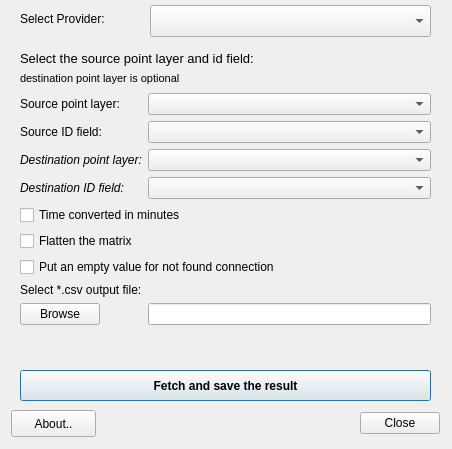
<?xml version="1.0" encoding="UTF-8"?>
<ui version="4.0">
 <class>OSRMTableDialog</class>
 <widget class="QDialog" name="OSRMTableDialog">
  <property name="geometry">
   <rect>
    <x>0</x>
    <y>0</y>
    <width>452</width>
    <height>449</height>
   </rect>
  </property>
  <property name="windowTitle">
   <string>OSRM: Get a time-distance matrix with OSRM</string>
  </property>
  <widget class="QPushButton" name="pushButton_fetch">
   <property name="geometry">
    <rect>
     <x>20</x>
     <y>370</y>
     <width>411</width>
     <height>31</height>
    </rect>
   </property>
   <property name="font">
    <font>
     <pointsize>9</pointsize>
     <weight>75</weight>
     <bold>true</bold>
    </font>
   </property>
   <property name="text">
    <string>Fetch and save the result</string>
   </property>
  </widget>
  <widget class="QPushButton" name="pushButton_about">
   <property name="geometry">
    <rect>
     <x>11</x>
     <y>410</y>
     <width>85</width>
     <height>27</height>
    </rect>
   </property>
   <property name="text">
    <string>About..</string>
   </property>
  </widget>
  <widget class="QDialogButtonBox" name="close_button_box">
   <property name="geometry">
    <rect>
     <x>350</x>
     <y>410</y>
     <width>90</width>
     <height>27</height>
    </rect>
   </property>
   <property name="orientation">
    <enum>Qt::Horizontal</enum>
   </property>
   <property name="standardButtons">
    <set>QDialogButtonBox::Close</set>
   </property>
  </widget>
  <widget class="QWidget" name="layoutWidget">
   <property name="geometry">
    <rect>
     <x>20</x>
     <y>93</y>
     <width>411</width>
     <height>271</height>
    </rect>
   </property>
   <layout class="QFormLayout" name="formLayout">
    <property name="fieldGrowthPolicy">
     <enum>QFormLayout::AllNonFixedFieldsGrow</enum>
    </property>
    <item row="1" column="0">
     <widget class="QLabel" name="label_3">
      <property name="font">
       <font>
        <family>Arial</family>
        <pointsize>9</pointsize>
       </font>
      </property>
      <property name="text">
       <string>Source point layer:</string>
      </property>
     </widget>
    </item>
    <item row="1" column="1">
     <widget class="QgsMapLayerComboBox" name="comboBox_layer"/>
    </item>
    <item row="2" column="0">
     <widget class="QLabel" name="label_5">
      <property name="font">
       <font>
        <family>Arial</family>
        <pointsize>9</pointsize>
       </font>
      </property>
      <property name="text">
       <string>Source ID field:</string>
      </property>
     </widget>
    </item>
    <item row="2" column="1">
     <widget class="QgsFieldComboBox" name="comboBox_idfield"/>
    </item>
    <item row="4" column="0">
     <widget class="QLabel" name="label_6">
      <property name="font">
       <font>
        <family>Arial</family>
        <pointsize>9</pointsize>
        <italic>true</italic>
       </font>
      </property>
      <property name="text">
       <string>Destination point layer:</string>
      </property>
     </widget>
    </item>
    <item row="4" column="1">
     <widget class="QgsMapLayerComboBox" name="comboBox_layer_2"/>
    </item>
    <item row="5" column="0">
     <widget class="QLabel" name="label_7">
      <property name="font">
       <font>
        <family>Arial</family>
        <pointsize>9</pointsize>
        <italic>true</italic>
       </font>
      </property>
      <property name="text">
       <string>Destination ID field:</string>
      </property>
     </widget>
    </item>
    <item row="5" column="1">
     <widget class="QgsFieldComboBox" name="comboBox_idfield_2"/>
    </item>
    <item row="6" column="0" colspan="2">
     <widget class="QCheckBox" name="checkBox_minutes">
      <property name="font">
       <font>
        <family>Arial</family>
        <pointsize>9</pointsize>
        <italic>false</italic>
       </font>
      </property>
      <property name="text">
       <string>Time converted in minutes</string>
      </property>
     </widget>
    </item>
    <item row="7" column="0" colspan="2">
     <widget class="QCheckBox" name="checkBox_flatten">
      <property name="font">
       <font>
        <family>Arial</family>
        <pointsize>9</pointsize>
       </font>
      </property>
      <property name="text">
       <string>Flatten the matrix </string>
      </property>
     </widget>
    </item>
    <item row="8" column="0" colspan="2">
     <widget class="QCheckBox" name="checkBox_empty_val">
      <property name="enabled">
       <bool>true</bool>
      </property>
      <property name="font">
       <font>
        <family>Arial</family>
        <pointsize>9</pointsize>
       </font>
      </property>
      <property name="text">
       <string>Put an empty value for not found connection</string>
      </property>
     </widget>
    </item>
    <item row="10" column="0" colspan="2">
     <widget class="QLabel" name="label_4">
      <property name="font">
       <font>
        <family>Arial</family>
        <pointsize>9</pointsize>
       </font>
      </property>
      <property name="text">
       <string>Select *.csv output file:</string>
      </property>
     </widget>
    </item>
    <item row="12" column="0">
     <widget class="QPushButton" name="pushButton_browse">
      <property name="text">
       <string>Browse</string>
      </property>
      <property name="autoDefault">
       <bool>true</bool>
      </property>
      <property name="default">
       <bool>false</bool>
      </property>
      <property name="flat">
       <bool>false</bool>
      </property>
     </widget>
    </item>
    <item row="12" column="1">
     <widget class="QLineEdit" name="lineEdit_output">
      <property name="text">
       <string/>
      </property>
     </widget>
    </item>
   </layout>
  </widget>
  <widget class="QLabel" name="label_8">
   <property name="geometry">
    <rect>
     <x>20</x>
     <y>10</y>
     <width>131</width>
     <height>17</height>
    </rect>
   </property>
   <property name="font">
    <font>
     <family>Arial</family>
     <pointsize>9</pointsize>
    </font>
   </property>
   <property name="text">
    <string>Select Provider:</string>
   </property>
  </widget>
  <widget class="QComboBox" name="combo_box_provider">
   <property name="geometry">
    <rect>
     <x>150</x>
     <y>5</y>
     <width>281</width>
     <height>32</height>
    </rect>
   </property>
  </widget>
  <widget class="QLabel" name="label_9">
   <property name="geometry">
    <rect>
     <x>20</x>
     <y>50</y>
     <width>251</width>
     <height>17</height>
    </rect>
   </property>
   <property name="font">
    <font>
     <family>Arial</family>
     <pointsize>10</pointsize>
    </font>
   </property>
   <property name="text">
    <string>Select the source point layer and id field:</string>
   </property>
  </widget>
  <widget class="QLabel" name="label_2">
   <property name="geometry">
    <rect>
     <x>20</x>
     <y>70</y>
     <width>281</width>
     <height>16</height>
    </rect>
   </property>
   <property name="font">
    <font>
     <family>Arial</family>
     <pointsize>8</pointsize>
    </font>
   </property>
   <property name="text">
    <string>destination point layer is optional</string>
   </property>
  </widget>
  <zorder>pushButton_about</zorder>
  <zorder>close_button_box</zorder>
  <zorder>layoutWidget</zorder>
  <zorder>pushButton_fetch</zorder>
  <zorder>label_8</zorder>
  <zorder>comboBox_provider</zorder>
  <zorder>label_9</zorder>
  <zorder>label_2</zorder>
 </widget>
 <customwidgets>
  <customwidget>
   <class>QgsFieldComboBox</class>
   <extends>QComboBox</extends>
   <header>qgsfieldcombobox.h</header>
  </customwidget>
  <customwidget>
   <class>QgsMapLayerComboBox</class>
   <extends>QComboBox</extends>
   <header>qgsmaplayercombobox.h</header>
  </customwidget>
 </customwidgets>
 <resources/>
 <connections>
  <connection>
   <sender>close_button_box</sender>
   <signal>accepted()</signal>
   <receiver>OSRMTableDialog</receiver>
   <slot>accept()</slot>
   <hints>
    <hint type="sourcelabel">
     <x>20</x>
     <y>20</y>
    </hint>
    <hint type="destinationlabel">
     <x>20</x>
     <y>20</y>
    </hint>
   </hints>
  </connection>
  <connection>
   <sender>close_button_box</sender>
   <signal>rejected()</signal>
   <receiver>OSRMTableDialog</receiver>
   <slot>reject()</slot>
   <hints>
    <hint type="sourcelabel">
     <x>20</x>
     <y>20</y>
    </hint>
    <hint type="destinationlabel">
     <x>20</x>
     <y>20</y>
    </hint>
   </hints>
  </connection>
 </connections>
</ui>
